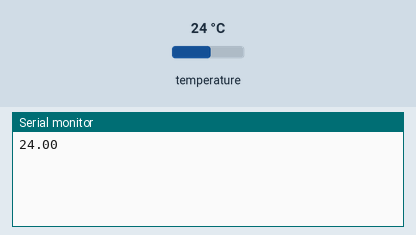
Bench run of a sketch on a simulated ESP8266 (NodeMCU). On the bench: the last lines printed to the serial monitor. Inputs (shaded band) come from the test bench; at power-on: temperature 24 °C. WiFi joins after 1.5 s; servers stay silent unless stated.

Above: at 3.0 s.
3.1 s: temperature set to 12 °C
At 3.9 s:
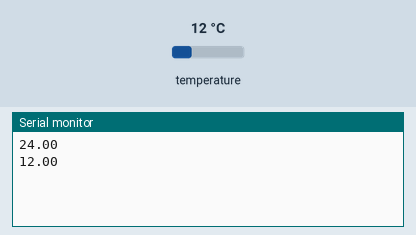
4.6 s: temperature set to 19 °C
At 5.5 s:
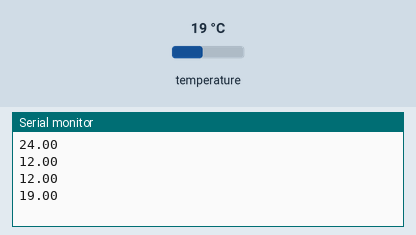
Timing chart, 0 to 7.6 s (numbered marks = the images above; inputs shaded):
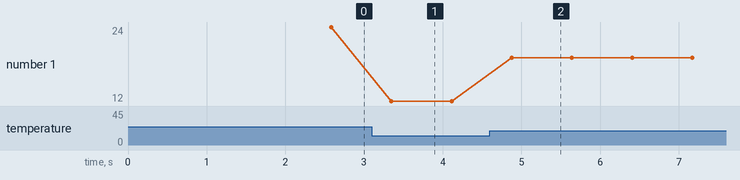

Measured:
- after the input at 3.1 s, the serial monitor: prints a new line after 0.25 s (image 1)
- after the input at 4.6 s, the serial monitor: prints a new line after 0.28 s (image 2)
- plotted number 1: 24 → 12 after the input at 3.1 s, 12 → 19 after the input at 4.6 s

The sketch:

digital_temperature_sensor_blynk.ino
```cpp
#include <OneWire.h>
#include <DallasTemperature.h>
#include <ESP8266WiFi.h>
#include <BlynkSimpleEsp8266.h>

char auth[] = "0914542f136f4f6b898c735b987b444b";
const char* ssid = "brus5-network-2.4GHz-ex";
const char* password = "krawiitoszeff";

IPAddress ip(192, 168, 1, 99);
IPAddress gateway(192, 168, 1, 1);
IPAddress subnet(255, 255, 255, 0);

#define ONE_WIRE_BUS D5

OneWire oneWire(ONE_WIRE_BUS);
DallasTemperature sensors(&oneWire);

void setup() {
  Serial.begin(115200);
  Blynk.begin(auth, ssid, password);
  sensors.begin();
}

void sendTemps(){
  sensors.requestTemperatures();

  float temp = sensors.getTempCByIndex(0);
  Serial.println(temp);
  Blynk.virtualWrite(V1,temp);
}

void loop() {
  Blynk.run();
  sendTemps();
}
```
